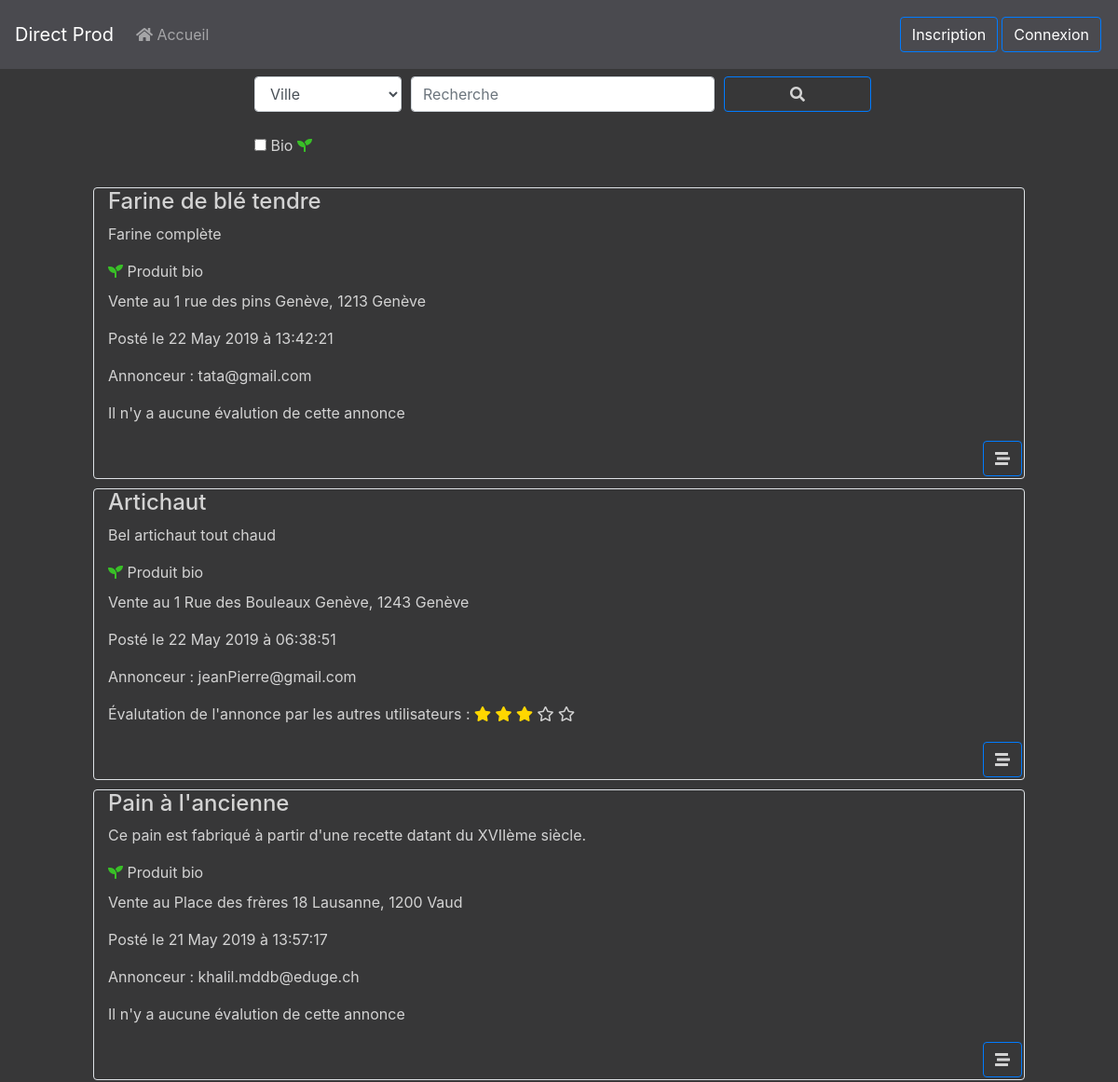
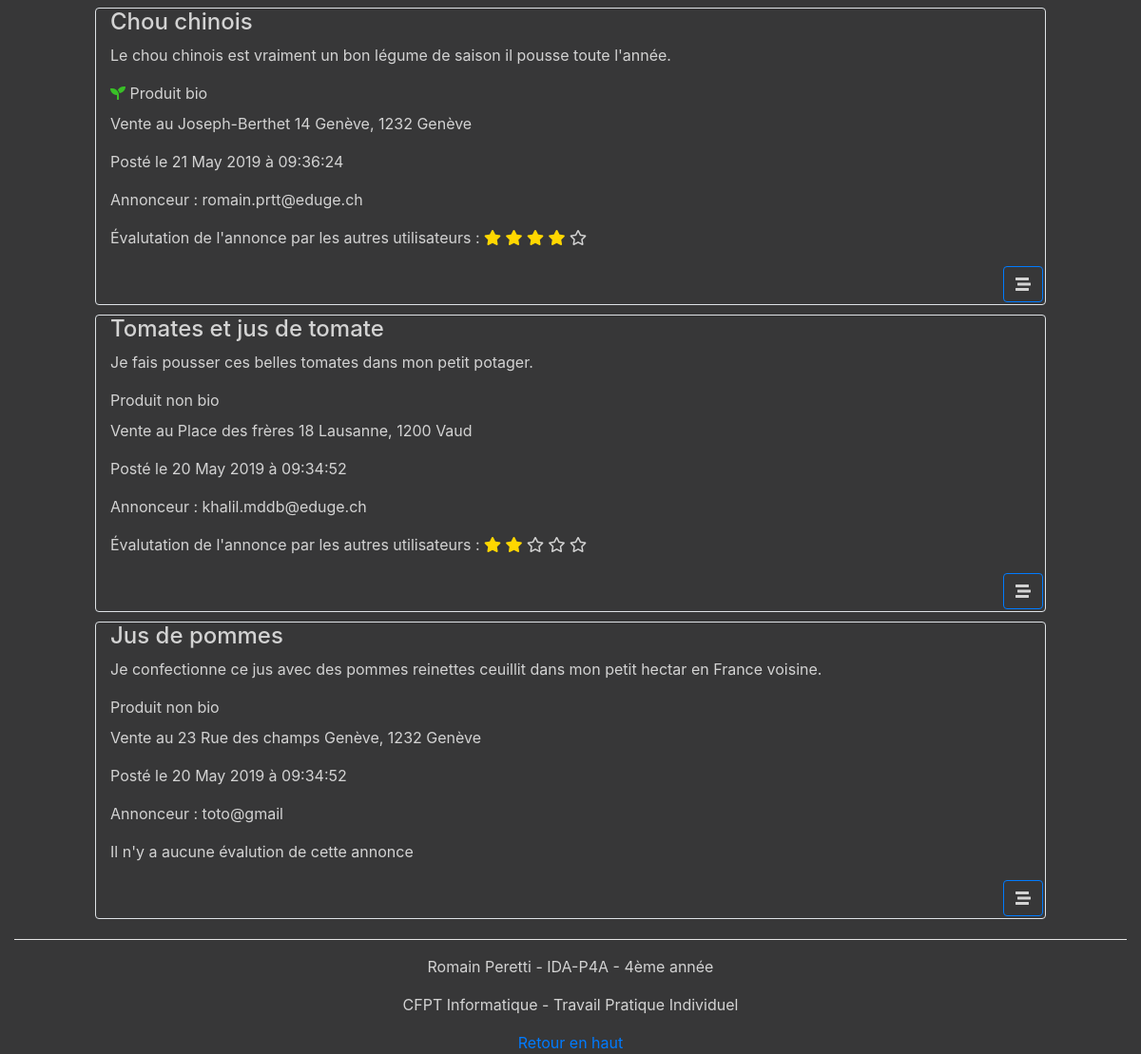
The app's page /server/controllers/home.php with its own data (2 pictures, top to bottom).
### tables this page shows
CREATE TABLE `advertisements` (
  `idAdvertisement` int(11) NOT NULL AUTO_INCREMENT,
  `title` varchar(45) DEFAULT NULL,
  `description` text,
  `organic` tinyint(4) DEFAULT NULL,
  `valid` tinyint(4) DEFAULT NULL,
  `creationDate` timestamp NULL DEFAULT CURRENT_TIMESTAMP ON UPDATE CURRENT_TIMESTAMP,
  `email` varchar(45) DEFAULT NULL,
  PRIMARY KEY (`idAdvertisement`),
  KEY `userForeignKey_idx` (`email`),
  CONSTRAINT `fk_advertisements_users1` FOREIGN KEY (`email`) REFERENCES `users` (`email`)
);

CREATE TABLE `users` (
  `email` varchar(50) NOT NULL,
  `password` varchar(40) DEFAULT NULL,
  `city` varchar(45) DEFAULT NULL,
  `canton` varchar(45) DEFAULT NULL,
  `postCode` varchar(45) DEFAULT NULL,
  `streetAndNumber` varchar(45) DEFAULT NULL,
  `description` text,
  `salt` varchar(45) DEFAULT NULL,
  `roleCode` int(11) NOT NULL,
  PRIMARY KEY (`email`),
  KEY `fk_user_roles1_idx` (`roleCode`),
  CONSTRAINT `fk_user_roles1` FOREIGN KEY (`roleCode`) REFERENCES `roles` (`code`)
);

### www/server/controllers/home.php (called while the page is built, shortened)
<?php
$ads = AdvertisementManager::GetValidatedAds();
include_once '../views/showHome.php';

### www/server/database/database.php (called while the page is built, shortened)
<?php
class Database
{
    private static $pdoInstance;
    public static function getInstance()
    {
        if (self::$pdoInstance == null) {
            try {
                $dsn = DB_TYPE . ':host=' . DB_HOST . ';port=' . DB_PORT . ';dbname=' . DB_NAME . ';charset=utf8;';
                self::$pdoInstance = new PDO($dsn, DB_USER, DB_PASSWORD, null);
                self::$pdoInstance->setAttribute(PDO::ATTR_ERRMODE, PDO::ERRMODE_EXCEPTION);
            } catch (PDOException $e) {
                echo "EDatabase Error: " . $e->getMessage();
            }
        }
        return self::$pdoInstance;
    }
    final public static function __callStatic($chrMethod, $arrArguments)
    {
        $pdo = self::getInstance();
        return call_user_func_array(array($pdo, $chrMethod), $arrArguments);
    }
}

### www/server/managers/advertisementManager.php (called while the page is built, shortened)
<?php
require_once '../database/database.php';
require_once '../classes/Advertisement.php';
require_once '../managers/ratingManager.php';
class AdvertisementManager
{
    public static function GetValidatedAds()
    {
        $arr = array();
        $req = 'SELECT idAdvertisement, title, description, organic, valid, creationDate, email FROM advertisements WHERE valid = 1 ORDER BY creationDate DESC';
        $statement = Database::prepare($req);
        try {
            $statement->execute();
        } catch (PDOException $e) {
            return false;
        }
        while ($row = $statement->fetch(PDO::FETCH_ASSOC)) {
            $a = new Advertisement($row['idAdvertisement'], $row['title'], $row['description'], $row['organic'], $row['valid'], $row['creationDate'], $row['email']);
            array_push($arr, $a);
        }
        return $arr;
    }
}

### www/server/classes/Advertisement.php (called while the page is built, shortened)
<?php
class Advertisement
{
    public function __construct($InIdAdvertisement = null, $InTitle = "", $InDescription = "", $InOrganic = "", $InValid = null, $InCreationDate = null, $InUserEmail = "")
    {
        $this->idAdvertisement = $InIdAdvertisement;
        $this->title = $InTitle;
        $this->description = $InDescription;
        $this->organic = $InOrganic;
        $this->creationDate = $InCreationDate;
        $this->userEmail = $InUserEmail;
    }
}

### www/server/managers/userManager.php (called while the page is built, shortened)
<?php
require_once '../database/database.php';
require_once '../classes/User.php';
require_once '../managers/AdvertisementManager.php';
class UserManager
{
    public static function GetUserByEmail($email)
    {
        $u = null;
        $req = 'SELECT email, password, city, canton, postCode, streetAndNumber, description, salt, roleCode FROM users WHERE email = :e';
        $statement = Database::prepare($req);
        try {
            $statement->execute(array(':e' => $email));
        } catch (PDOException $e) {
            return false;
        }
        if ($row = $statement->fetch(PDO::FETCH_ASSOC, PDO::FETCH_ORI_NEXT)) {
            $u = new User($row['email'], $row['password'], $row['city'], $row['canton'], $row['postCode'], $row['streetAndNumber'], $row['description'], $row['salt'], $row['roleCode']);
        }
        return $u;
    }
}

### www/server/classes/User.php (called while the page is built, shortened)
<?php
class User
{
    public function __construct($InEmail = "", $InPassword = "", $InCity = "", $InCanton = "", $InPostCode = "", $InStreetAndNumber = "", $InDescription = "", $InSalt = "", $InRoleCode = "")
    {
        $this->city = $InCity;
        $this->canton = $InCanton;
        $this->postCode = $InPostCode;
        $this->streetAndNumber = $InStreetAndNumber;
    }
}

### www/server/managers/ratingManager.php (called while the page is built, shortened)
<?php
require_once '../database/database.php';
class RatingManager
{
    public static function GetScoreOfAnAd($idAd)
    {
        $score = 0;
        $req = 'SELECT AVG(rating) AS score FROM rates WHERE idAdvertisement = :idAd';
        $statement = Database::prepare($req);
        try {
            $statement->execute(array(':idAd' => $idAd));
        } catch (PDOException $e) {
            return false;
        }
        if ($row = $statement->fetch(PDO::FETCH_ASSOC, PDO::FETCH_ORI_NEXT)) {
            $score = number_format($row['score'], 0);
        }
        return $score;
    }
}

### www/server/views/showHome.php (the view, shortened to what this page needs)
<!DOCTYPE html>
<html>
<head>
    <?php include_once '../inc/head.php'; ?>
</head>
<body>
    <div class='container col-md-12'>
        <div class='row'>
            <?php include_once '../inc/navbar.php'; ?>
        </div>
        <div class='row justify-content-center'>
            <div class='col-md-7'>
                <form method='POST' class='m-1'>
                    <div class='form-row'>
                        <div class='form-group col-3'>
                            <select class="form-control m-1" name="searchOption">
                                <option value='city'>Ville</option>
                            </select>
                        </div>
                        <div class='form-group col-6'>
                            <input type='text' class='form-control m-1' name='searchContent' placeholder="Recherche">
                        </div>
                        <div class='form-group col'>
                            <button type='submit' class='form-control btn btn-outline-primary my-btn m-1' name='search'><span class='fas fa-search'></span></button>
                        </div>
                    </div>
                    <div class='form-row m-1'>
                        <div class='form-group'>
                            <input type='checkbox' id='bio' name='searchOrganic'>
                            <label for='bio'>Bio <span class="fa fa-seedling" style='color: rgb(57, 192, 39)'></span></label>
                        </div>
                    </div>
                </form>
            </div>
        </div>
        <div class='row justify-content-center'>
            <?php if (count($ads) > 0) :
                foreach ($ads as $ad) :
                    $u = UserManager::GetUserByEmail($ad->userEmail);
                    $score = RatingManager::GetScoreOfAnAd($ad->idAdvertisement);
                    ?>
                    <div class='media border rounded col-md-10 my-ad'>
                        <div class='media-body'>
                            <h4><?= $ad->title ?></h4>
                            <p class='text-justify'><?= $ad->description ?></p>
                            <?php if ($ad->organic == 1) : ?>
                                <span class="fa fa-seedling" style='color: rgb(57, 192, 39)'></span>
                                <label>Produit bio</label>
                            <?php else : ?>
                                <label>Produit non bio</label>
                            <?php endif; ?>
                            <p><?= 'Vente au ' . $u->streetAndNumber . ' ' . $u->city . ', ' . $u->postCode . ' ' . $u->canton ?></p>
                            <p><?= 'Posté le ' . date_format(date_create($ad->creationDate), 'd M Y \à H:i:s') ?></p>
                            <p>Annonceur : <?= $ad->userEmail ?></p>
                            <?php if ($score == 0) : ?>
                                <p>Il n'y a aucune évalution de cette annonce</p>
                            <?php else : ?>
                                <p>Évalutation de l'annonce par les autres utilisateurs :
                                    <?php for ($i = 1; $i <= MAX_STARS_RATING; $i++) : ?>
                                        <?php if ($i <= $score) : ?>
                                            <span class='fas fa-star' style='color:gold'></span>
                                        <?php else : ?>
                                            <span class='far fa-star'></span>
                                        <?php endif; ?>
                                    <?php endfor; ?>
                                </p>
                            <?php endif; ?>
                            <div class='row justify-content-end'>
                                <a class='btn btn-outline-primary my-btn' href='../controllers/adDetails.php?idAd=<?= $ad->idAdvertisement ?>'><span class='fas fa-stream'></span></a>
                            </div>
                        </div>
                    </div>
                <?php endforeach; ?>
            <?php else : ?>
                <h2>Aucune annonce avec cette recherche</h2>
            <?php endif; ?>
        </div>
        <div class='row'>
            <?php include_once '../inc/footer.php'; ?>
        </div>
    </div>
</body>
</html>

### www/server/inc/head.php (shortened to what this page needs)
<link href='../css/bootstrap/css/bootstrap.min.css' rel='stylesheet' type='text/css' />
<link rel="stylesheet" href="https://use.fontawesome.com/releases/v5.8.2/css/all.css">
<link href='../css/personnal.css' rel='stylesheet' type='text/css'>

### www/server/inc/navbar.php (shortened to what this page needs)
<div class='col-md-12 p-0'>
    <nav class='navbar navbar-expand-lg navbar-dark my-navbar'>
        <a class='navbar-brand' href='../controllers/home.php'>Direct Prod</a>
        <div class='collapse navbar-collapse' id='navbarText'>
            <ul class='navbar-nav mr-auto'>
                <li class='nav-item'>
                    <a class='nav-link' href='../controllers/home.php'><span class='fa fa-home'></span> Accueil</a>
                </li>
            </ul>
            <?php if (isset($_SESSION['email'])) : ?>
                <span class='navbar-text'><a href='../controllers/logout.php' class='btn btn-outline-danger my-btn'><span class='fas fa-power-off'></span></a></span>
            <?php else : ?>
                <span class='navbar-text'><a href='../controllers/signIn.php' class='btn btn-outline-primary my-btn'>Inscription</a></span>
                <span class='navbar-text'><a href='../controllers/login.php' class='btn btn-outline-primary my-btn'>Connexion</a></span>
            <?php endif; ?>
        </div>
    </nav>
</div>

### www/server/inc/footer.php
<div class='col-md-12'>
    <footer class='text-center'>
        <hr>
        <p>Romain Peretti - IDA-P4A - 4ème année</p>
        <p>CFPT Informatique - Travail Pratique Individuel</p>
        <a href='#'>Retour en haut</a>
    </footer>
</div>

### www/server/css/personnal.css (style rules this page uses)
body { background-color: #373738; color: lightgray; }
.my-btn { margin: 2px; color: lightgray; }
.my-ad { margin: 5px; }
.my-navbar { background-color: #4A4A4F; }
hr { background-color: white; }

### records on screen
advertisements: title "Farine de blé tendre", description "Farine complète", organic 1 (drawn), email.streetAndNumber "1 rue des pins", email.city "Genève", email.postCode "1213", email.canton "Genève", creationDate "22 May 2019 à 13:42:21", email "tata@gmail.com", shows "Il n'y a aucune évalution de cette annonce"
advertisements: title "Artichaut", description "Bel artichaut tout chaud", organic 1 (drawn), email.streetAndNumber "1 Rue des Bouleaux", email.city "Genève", email.postCode "1243", email.canton "Genève", creationDate "22 May 2019 à 06:38:51", email "jeanPierre@gmail.com", shows "Évalutation de l'annonce par les autres utilisateurs :"
advertisements: title "Pain à l'ancienne", description "Ce pain est fabriqué à partir d'une recette datant du XVIIème siècle.", organic 1 (drawn), email.streetAndNumber "Place des frères 18", email.city "Lausanne", email.postCode "1200", email.canton "Vaud", creationDate "21 May 2019 à 13:57:17", email "khalil.mddb@eduge.ch", shows "Il n'y a aucune évalution de cette annonce"
advertisements: title "Chou chinois", description "Le chou chinois est vraiment un bon légume de saison il pousse toute l'année.", organic 1 (drawn), email.streetAndNumber "Joseph-Berthet 14", email.city "Genève", email.postCode "1232", email.canton "Genève", creationDate "21 May 2019 à 09:36:24", email "romain.prtt@eduge.ch", shows "Évalutation de l'annonce par les autres utilisateurs :"
advertisements: title "Tomates et jus de tomate", description "Je fais pousser ces belles tomates dans mon petit potager.", organic "Produit non bio", email.streetAndNumber "Place des frères 18", email.city "Lausanne", email.postCode "1200", email.canton "Vaud", creationDate "20 May 2019 à 09:34:52", email "khalil.mddb@eduge.ch", shows "Évalutation de l'annonce par les autres utilisateurs :"
advertisements: title "Jus de pommes", description "Je confectionne ce jus avec des pommes reinettes ceuillit dans mon petit hectar en France voisine.", organic "Produit non bio", email.streetAndNumber "23 Rue des champs", email.city "Genève", email.postCode "1232", email.canton "Genève", creationDate "20 May 2019 à 09:34:52", email "toto@gmail", shows "Il n'y a aucune évalution de cette annonce"
